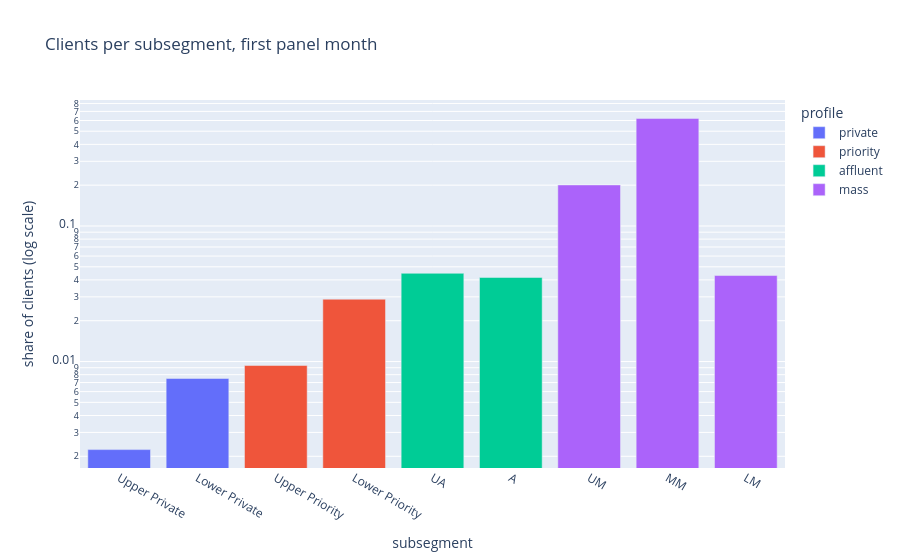
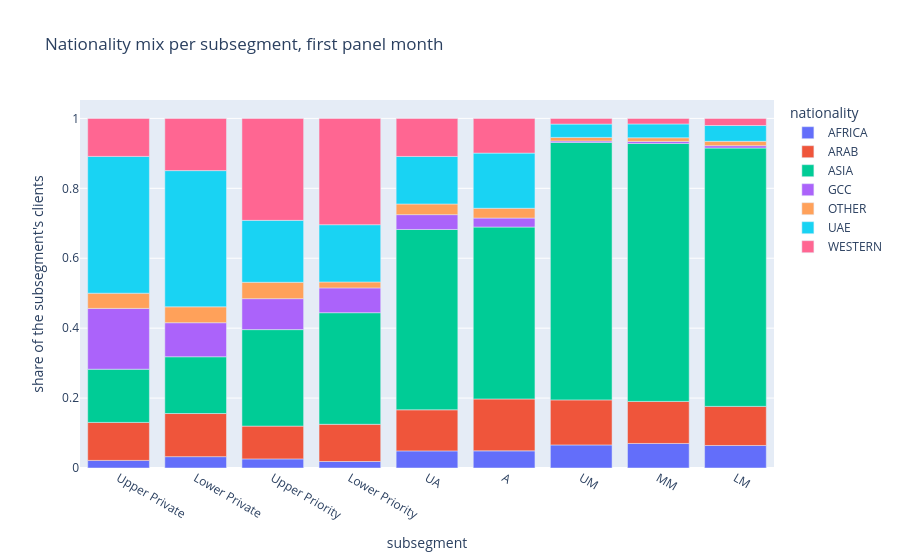
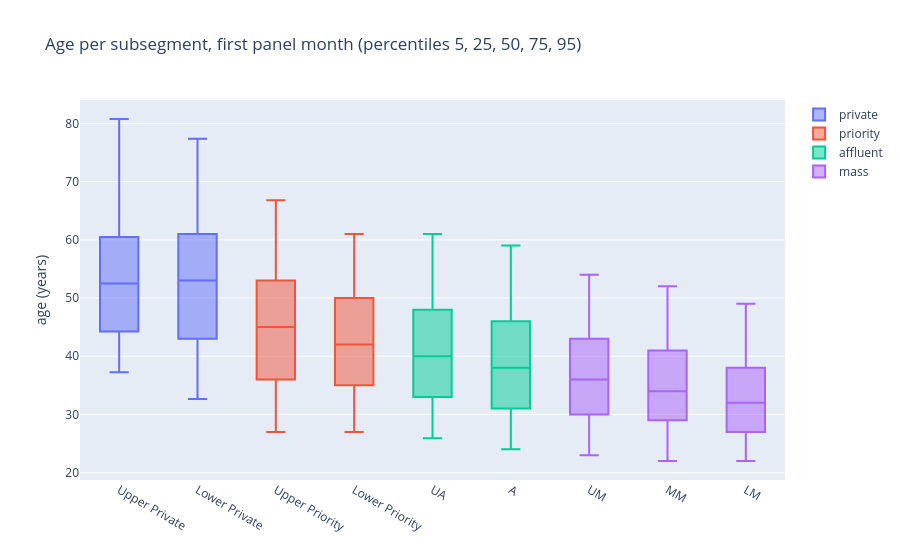
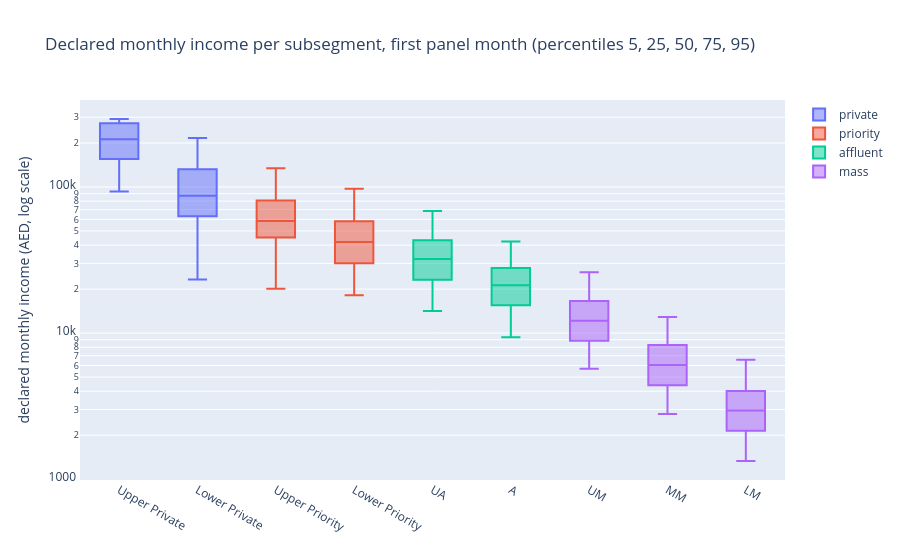

Notebook source saved alongside these figures, in order:
### Markdown cell above
## 1. The book: who the clients are
Nine subsegments in four profiles, ordered by wealth: Private 1%, Priority 4%, Affluent 9%,
Mass 86%. Asian expatriates dominate Mass, UAE nationals lead Private. Ages and incomes rise with
wealth; Private incomes are far apart. About 8–12% of clients leave each year, a little more often
lower down, and entries run 0.2 points above exits everywhere, so the mix stays flat.

### Code cell
mix = first["subsegment"].value_counts(normalize=True).reindex(ORDER).rename("share of clients")
px.bar(
    mix.reset_index(),
    x="subsegment",
    y="share of clients",
    color=mix.index.map(PROFILE_OF),
    log_y=True,
    labels={"color": "profile", "share of clients": "share of clients (log scale)"},
    title="Clients per subsegment, first panel month",
).show()
nationality = pd.crosstab(
    first["subsegment"], first["nationality_group"], normalize="index"
).reindex(ORDER)
px.bar(
    nationality,
    labels={"value": "share of the subsegment's clients", "nationality_group": "nationality"},
    title="Nationality mix per subsegment, first panel month",
).show()
# Boxes from percentiles (whiskers: 5th and 95th), so the notebook doesn't embed every client.
for column, axis, log in [
    ("age", "age (years)", False),
    ("income", "declared monthly income (AED, log scale)", True),
]:
    q = (
        first.groupby("subsegment")[column]
        .quantile([0.05, 0.25, 0.5, 0.75, 0.95])
        .unstack()
        .reindex(ORDER)
    )
    fig = go.Figure()
    for profile in PROFILES:
        part = q[q.index.map(PROFILE_OF) == profile]
        fig.add_trace(
            go.Box(
                x=part.index,
                lowerfence=part[0.05],
                q1=part[0.25],
                median=part[0.5],
                q3=part[0.75],
                upperfence=part[0.95],
                name=profile,
            )
        )
    fig.update_layout(
        title=f"{axis.split(' (')[0].capitalize()} per subsegment, first panel month"
        " (percentiles 5, 25, 50, 75, 95)",
        yaxis_title=axis,
        yaxis_type="log" if log else "linear",
        boxmode="overlay",
    )
    fig.update_xaxes(categoryorder="array", categoryarray=ORDER).show()

### Figure 1 — Plotly figure (JSON) as saved in the notebook; plotly's stock layout.template omitted (floating-point values rounded to 4 significant figures)
{"data": [{"hovertemplate": "profile=private<br>subsegment=%{x}<br>share of clients (log scale)=%{y}<extra></extra>", "legendgroup": "private", "marker": {"color": "#636efa", "pattern": {"shape": ""}}, "name": "private", "orientation": "v", "showlegend": true, "textposition": "auto", "x": ["Upper Private", "Lower Private"], "xaxis": "x", "y": [0.002241, 0.007502], "yaxis": "y", "type": "bar"}, {"hovertemplate": "profile=priority<br>subsegment=%{x}<br>share of clients (log scale)=%{y}<extra></extra>", "legendgroup": "priority", "marker": {"color": "#EF553B", "pattern": {"shape": ""}}, "name": "priority", "orientation": "v", "showlegend": true, "textposition": "auto", "x": ["Upper Priority", "Lower Priority"], "xaxis": "x", "y": [0.009353, 0.02884], "yaxis": "y", "type": "bar"}, {"hovertemplate": "profile=affluent<br>subsegment=%{x}<br>share of clients (log scale)=%{y}<extra></extra>", "legendgroup": "affluent", "marker": {"color": "#00cc96", "pattern": {"shape": ""}}, "name": "affluent", "orientation": "v", "showlegend": true, "textposition": "auto", "x": ["UA", "A"], "xaxis": "x", "y": [0.04477, 0.0417], "yaxis": "y", "type": "bar"}, {"hovertemplate": "profile=mass<br>subsegment=%{x}<br>share of clients (log scale)=%{y}<extra></extra>", "legendgroup": "mass", "marker": {"color": "#ab63fa", "pattern": {"shape": ""}}, "name": "mass", "orientation": "v", "showlegend": true, "textposition": "auto", "x": ["UM", "MM", "LM"], "xaxis": "x", "y": [0.2008, 0.6217, 0.04311], "yaxis": "y", "type": "bar"}], "layout": {"xaxis": {"anchor": "y", "domain": [0.0, 1.0], "title": {"text": "subsegment"}}, "yaxis": {"anchor": "x", "domain": [0.0, 1.0], "title": {"text": "share of clients (log scale)"}, "type": "log"}, "legend": {"title": {"text": "profile"}, "tracegroupgap": 0}, "title": {"text": "Clients per subsegment, first panel month"}, "barmode": "relative"}}

### Figure 2 — Plotly figure (JSON) as saved in the notebook; plotly's stock layout.template omitted (floating-point values rounded to 4 significant figures)
{"data": [{"hovertemplate": "nationality=AFRICA<br>subsegment=%{x}<br>share of the subsegment's clients=%{y}<extra></extra>", "legendgroup": "AFRICA", "marker": {"color": "#636efa", "pattern": {"shape": ""}}, "name": "AFRICA", "orientation": "v", "showlegend": true, "textposition": "auto", "x": ["Upper Private", "Lower Private", "Upper Priority", "Lower Priority", "UA", "A", "UM", "MM", "LM"], "xaxis": "x", "y": [0.02174, 0.03247, 0.02604, 0.01858, 0.04897, 0.04907, 0.066, 0.0702, 0.06441], "yaxis": "y", "type": "bar"}, {"hovertemplate": "nationality=ARAB<br>subsegment=%{x}<br>share of the subsegment's clients=%{y}<extra></extra>", "legendgroup": "ARAB", "marker": {"color": "#EF553B", "pattern": {"shape": ""}}, "name": "ARAB", "orientation": "v", "showlegend": true, "textposition": "auto", "x": ["Upper Private", "Lower Private", "Upper Priority", "Lower Priority", "UA", "A", "UM", "MM", "LM"], "xaxis": "x", "y": [0.1087, 0.1234, 0.09375, 0.1064, 0.1175, 0.1484, 0.1289, 0.1203, 0.1119], "yaxis": "y", "type": "bar"}, {"hovertemplate": "nationality=ASIA<br>subsegment=%{x}<br>share of the subsegment's clients=%{y}<extra></extra>", "legendgroup": "ASIA", "marker": {"color": "#00cc96", "pattern": {"shape": ""}}, "name": "ASIA", "orientation": "v", "showlegend": true, "textposition": "auto", "x": ["Upper Private", "Lower Private", "Upper Priority", "Lower Priority", "UA", "A", "UM", "MM", "LM"], "xaxis": "x", "y": [0.1522, 0.1623, 0.276, 0.3193, 0.5158, 0.4918, 0.7365, 0.7378, 0.739], "yaxis": "y", "type": "bar"}, {"hovertemplate": "nationality=GCC<br>subsegment=%{x}<br>share of the subsegment's clients=%{y}<extra></extra>", "legendgroup": "GCC", "marker": {"color": "#ab63fa", "pattern": {"shape": ""}}, "name": "GCC", "orientation": "v", "showlegend": true, "textposition": "auto", "x": ["Upper Private", "Lower Private", "Upper Priority", "Lower Priority", "UA", "A", "UM", "MM", "LM"], "xaxis": "x", "y": [0.1739, 0.0974, 0.08854, 0.07095, 0.04244, 0.0257, 0.004125, 0.005876, 0.00678], "yaxis": "y", "type": "bar"}, {"hovertemplate": "nationality=OTHER<br>subsegment=%{x}<br>share of the subsegment's clients=%{y}<extra></extra>", "legendgroup": "OTHER", "marker": {"color": "#FFA15A", "pattern": {"shape": ""}}, "name": "OTHER", "orientation": "v", "showlegend": true, "textposition": "auto", "x": ["Upper Private", "Lower Private", "Upper Priority", "Lower Priority", "UA", "A", "UM", "MM", "LM"], "xaxis": "x", "y": [0.04348, 0.04545, 0.04688, 0.01689, 0.03047, 0.02804, 0.01019, 0.01042, 0.01243], "yaxis": "y", "type": "bar"}, {"hovertemplate": "nationality=UAE<br>subsegment=%{x}<br>share of the subsegment's clients=%{y}<extra></extra>", "legendgroup": "UAE", "marker": {"color": "#19d3f3", "pattern": {"shape": ""}}, "name": "UAE", "orientation": "v", "showlegend": true, "textposition": "auto", "x": ["Upper Private", "Lower Private", "Upper Priority", "Lower Priority", "UA", "A", "UM", "MM", "LM"], "xaxis": "x", "y": [0.3913, 0.3896, 0.1771, 0.1639, 0.136, 0.1577, 0.0381, 0.03949, 0.0452], "yaxis": "y", "type": "bar"}, {"hovertemplate": "nationality=WESTERN<br>subsegment=%{x}<br>share of the subsegment's clients=%{y}<extra></extra>", "legendgroup": "WESTERN", "marker": {"color": "#FF6692", "pattern": {"shape": ""}}, "name": "WESTERN", "orientation": "v", "showlegend": true, "textposition": "auto", "x": ["Upper Private", "Lower Private", "Upper Priority", "Lower Priority", "UA", "A", "UM", "MM", "LM"], "xaxis": "x", "y": [0.1087, 0.1494, 0.2917, 0.3041, 0.1088, 0.0993, 0.01626, 0.01591, 0.02034], "yaxis": "y", "type": "bar"}], "layout": {"xaxis": {"anchor": "y", "domain": [0.0, 1.0], "title": {"text": "subsegment"}}, "yaxis": {"anchor": "x", "domain": [0.0, 1.0], "title": {"text": "share of the subsegment's clients"}}, "legend": {"title": {"text": "nationality"}, "tracegroupgap": 0}, "title": {"text": "Nationality mix per subsegment, first panel month"}, "barmode": "relative"}}

### Figure 3 — Plotly figure (JSON) as saved in the notebook; plotly's stock layout.template omitted (floating-point values rounded to 4 significant figures)
{"data": [{"lowerfence": [37.25, 32.65], "median": [52.5, 53.0], "name": "private", "q1": [44.25, 43.0], "q3": [60.5, 61.0], "upperfence": [80.75, 77.35], "x": ["Upper Private", "Lower Private"], "type": "box"}, {"lowerfence": [27.0, 27.0], "median": [45.0, 42.0], "name": "priority", "q1": [36.0, 35.0], "q3": [53.0, 50.0], "upperfence": [66.8, 61.0], "x": ["Upper Priority", "Lower Priority"], "type": "box"}, {"lowerfence": [25.9, 24.0], "median": [40.0, 38.0], "name": "affluent", "q1": [33.0, 31.0], "q3": [48.0, 46.0], "upperfence": [61.0, 59.0], "x": ["UA", "A"], "type": "box"}, {"lowerfence": [23.0, 22.0, 22.0], "median": [36.0, 34.0, 32.0], "name": "mass", "q1": [30.0, 29.0, 27.0], "q3": [43.0, 41.0, 38.0], "upperfence": [54.0, 52.0, 49.0], "x": ["UM", "MM", "LM"], "type": "box"}], "layout": {"yaxis": {"title": {"text": "age (years)"}, "type": "linear"}, "title": {"text": "Age per subsegment, first panel month (percentiles 5, 25, 50, 75, 95)"}, "boxmode": "overlay", "xaxis": {"categoryorder": "array", "categoryarray": ["Upper Private", "Lower Private", "Upper Priority", "Lower Priority", "UA", "A", "UM", "MM", "LM"]}}}

### Figure 4 — Plotly figure (JSON) as saved in the notebook; plotly's stock layout.template omitted (floating-point values rounded to 4 significant figures)
{"data": [{"lowerfence": [93130.0, 23260.0], "median": [212100.0, 87220.0], "name": "private", "q1": [155200.0, 63020.0], "q3": [272600.0, 132200.0], "upperfence": [291900.0, 216200.0], "x": ["Upper Private", "Lower Private"], "type": "box"}, {"lowerfence": [20150.0, 18170.0], "median": [58500.0, 42070.0], "name": "priority", "q1": [45110.0, 30070.0], "q3": [80810.0, 58240.0], "upperfence": [134100.0, 97230.0], "x": ["Upper Priority", "Lower Priority"], "type": "box"}, {"lowerfence": [14160.0, 9370.0], "median": [32080.0, 21230.0], "name": "affluent", "q1": [23170.0, 15500.0], "q3": [43270.0, 27920.0], "upperfence": [68420.0, 42320.0], "x": ["UA", "A"], "type": "box"}, {"lowerfence": [5710.0, 2790.0, 1332.0], "median": [12160.0, 6040.0, 2950.0], "name": "mass", "q1": [8870.0, 4390.0, 2150.0], "q3": [16590.0, 8280.0, 4020.0], "upperfence": [26050.0, 12870.0, 6562.0], "x": ["UM", "MM", "LM"], "type": "box"}], "layout": {"yaxis": {"title": {"text": "declared monthly income (AED, log scale)"}, "type": "log"}, "title": {"text": "Declared monthly income per subsegment, first panel month (percentiles 5, 25, 50, 75, 95)"}, "boxmode": "overlay", "xaxis": {"categoryorder": "array", "categoryarray": ["Upper Private", "Lower Private", "Upper Priority", "Lower Priority", "UA", "A", "UM", "MM", "LM"]}}}
